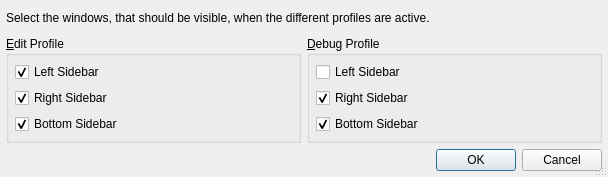
<?xml version="1.0" encoding="UTF-8"?>
<ui version="4.0">
 <class>ViewProfileSidebarsDialog</class>
 <widget class="QDialog" name="ViewProfileSidebarsDialog">
  <property name="geometry">
   <rect>
    <x>0</x>
    <y>0</y>
    <width>608</width>
    <height>177</height>
   </rect>
  </property>
  <property name="windowTitle">
   <string>Configure View Profiles</string>
  </property>
  <property name="sizeGripEnabled">
   <bool>true</bool>
  </property>
  <layout class="QGridLayout" name="gridLayout">
   <item row="0" column="0" colspan="2">
    <widget class="QLabel" name="textLabel1">
     <property name="text">
      <string>Select the windows, that should be visible, when the different profiles are active.</string>
     </property>
     <property name="alignment">
      <set>Qt::AlignVCenter</set>
     </property>
    </widget>
   </item>
   <item row="1" column="0">
    <widget class="QGroupBox" name="editGroup">
     <property name="title">
      <string>&amp;Edit Profile</string>
     </property>
     <layout class="QVBoxLayout" name="verticalLayout">
      <item>
       <widget class="QCheckBox" name="epltCheckBox">
        <property name="text">
         <string>Left Sidebar</string>
        </property>
        <property name="checked">
         <bool>true</bool>
        </property>
       </widget>
      </item>
      <item>
       <widget class="QCheckBox" name="eprtCheckBox">
        <property name="text">
         <string>Right Sidebar</string>
        </property>
        <property name="checked">
         <bool>true</bool>
        </property>
       </widget>
      </item>
      <item>
       <widget class="QCheckBox" name="ephtCheckBox">
        <property name="text">
         <string>Bottom Sidebar</string>
        </property>
        <property name="checked">
         <bool>true</bool>
        </property>
       </widget>
      </item>
     </layout>
    </widget>
   </item>
   <item row="1" column="1">
    <widget class="QGroupBox" name="debugGroup">
     <property name="title">
      <string>&amp;Debug Profile</string>
     </property>
     <layout class="QVBoxLayout" name="verticalLayout_2">
      <item>
       <widget class="QCheckBox" name="dpltCheckBox">
        <property name="text">
         <string>Left Sidebar</string>
        </property>
       </widget>
      </item>
      <item>
       <widget class="QCheckBox" name="dprtCheckBox">
        <property name="text">
         <string>Right Sidebar</string>
        </property>
        <property name="checked">
         <bool>true</bool>
        </property>
       </widget>
      </item>
      <item>
       <widget class="QCheckBox" name="dphtCheckBox">
        <property name="text">
         <string>Bottom Sidebar</string>
        </property>
        <property name="checked">
         <bool>true</bool>
        </property>
       </widget>
      </item>
     </layout>
    </widget>
   </item>
   <item row="2" column="0" colspan="2">
    <widget class="QDialogButtonBox" name="buttonBox">
     <property name="orientation">
      <enum>Qt::Horizontal</enum>
     </property>
     <property name="standardButtons">
      <set>QDialogButtonBox::Cancel|QDialogButtonBox::Ok</set>
     </property>
    </widget>
   </item>
  </layout>
 </widget>
 <layoutdefault spacing="6" margin="6"/>
 <pixmapfunction>qPixmapFromMimeSource</pixmapfunction>
 <tabstops>
  <tabstop>eprtCheckBox</tabstop>
  <tabstop>epltCheckBox</tabstop>
  <tabstop>ephtCheckBox</tabstop>
  <tabstop>dpltCheckBox</tabstop>
  <tabstop>dprtCheckBox</tabstop>
  <tabstop>dphtCheckBox</tabstop>
  <tabstop>buttonBox</tabstop>
 </tabstops>
 <resources/>
 <connections>
  <connection>
   <sender>buttonBox</sender>
   <signal>accepted()</signal>
   <receiver>ViewProfileSidebarsDialog</receiver>
   <slot>accept()</slot>
   <hints>
    <hint type="sourcelabel">
     <x>56</x>
     <y>208</y>
    </hint>
    <hint type="destinationlabel">
     <x>56</x>
     <y>229</y>
    </hint>
   </hints>
  </connection>
  <connection>
   <sender>buttonBox</sender>
   <signal>rejected()</signal>
   <receiver>ViewProfileSidebarsDialog</receiver>
   <slot>reject()</slot>
   <hints>
    <hint type="sourcelabel">
     <x>146</x>
     <y>215</y>
    </hint>
    <hint type="destinationlabel">
     <x>146</x>
     <y>234</y>
    </hint>
   </hints>
  </connection>
 </connections>
</ui>
